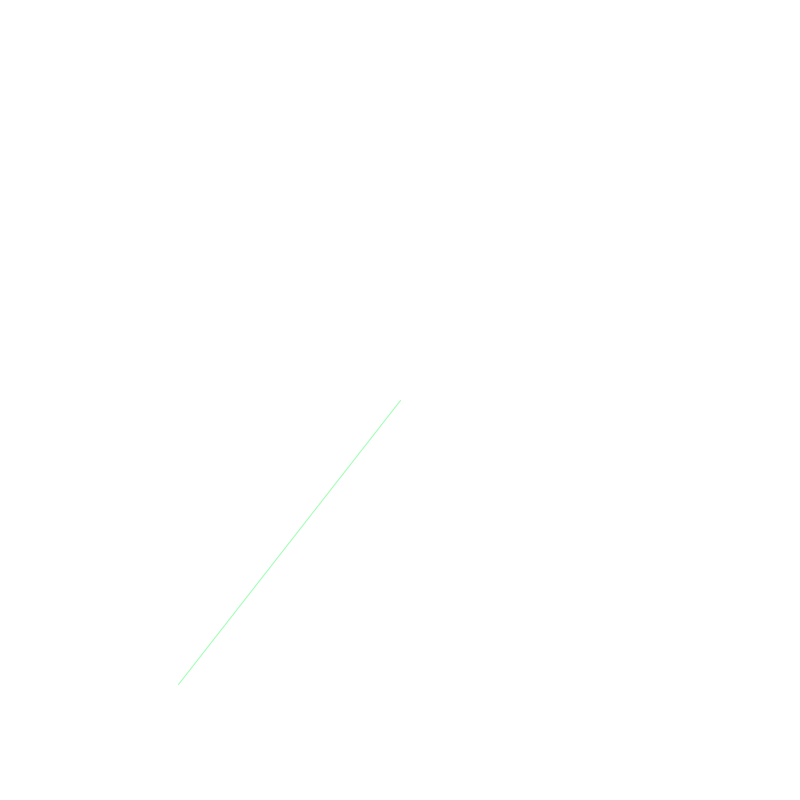
Frame 1 (no input)
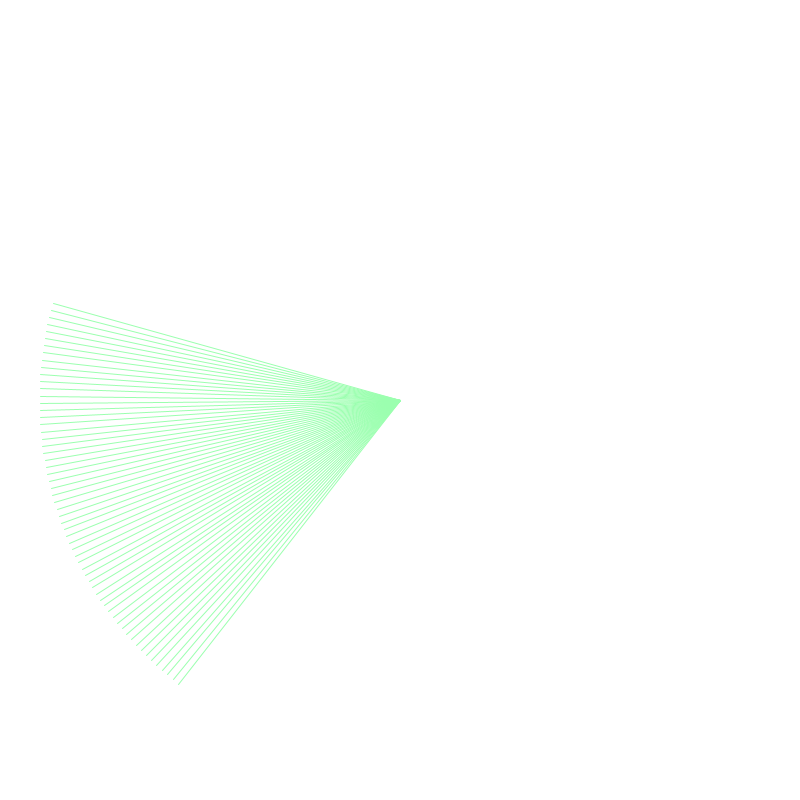
Frame 60 (the mouse pressed at the canvas centre just before this capture)
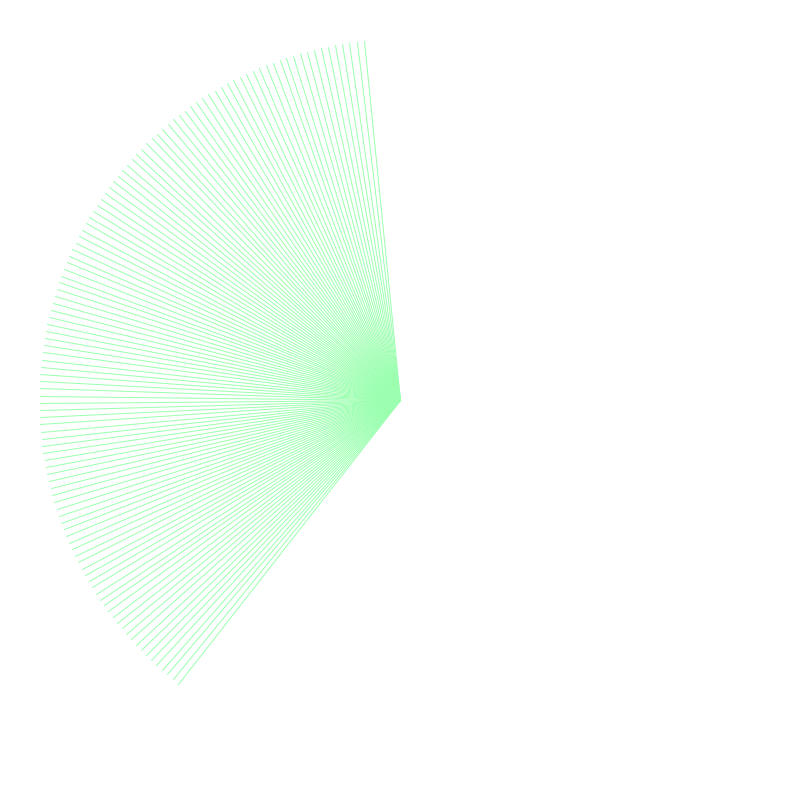
Frame 120 (the mouse held since frame 60 and released just before this capture)

The Processing sketch that drew these frames (run headless with seeded random() and noise(); from frame 60 on, the mouse is pressed at the canvas centre):

// Processing sketch: PolarToCartesian_Clock
// ── PolarToCartesian_Clock.pde
/*
 ITP Unconference Generative Algorithm Workshop by Liu Chang
 1.18.2017 @ITP Unconference, New York
 
 Below is a code example for the exercise section.
 Only for education purpose.
 
 Workshop Repo: github.com/CICILIU/Generative-Algorithm-with-Video-Feed
 Website: www.liuchang.work/
 
 * Formula
 * Convert a polar coordinate (r,theta) to cartesian (x,y):  
 * x = r * cos(theta)
 * y = r * sin(theta)
 */

float radius;
float angle;


void setup() {
  size(800, 800);
  background(255);
  radius = height * 0.45;
  angle = -180;
}

void draw() {

  // Translate the origin point to the center of the screen
  translate(width/2, height/2);
  angle += 0.02;//could change the value to same with millsecond

  // Convert polar to cartesian
  float x = radius * cos(angle);
  float y = radius * sin(angle);

  stroke(155, 255, 175);
  strokeWeight(1);
  line(0, 0, x, y);
}
